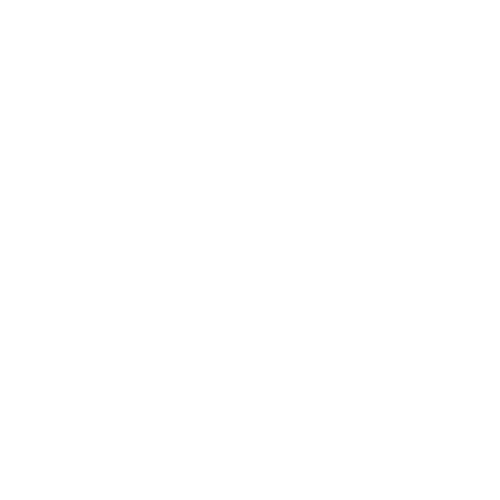
Frame 1 (no input)
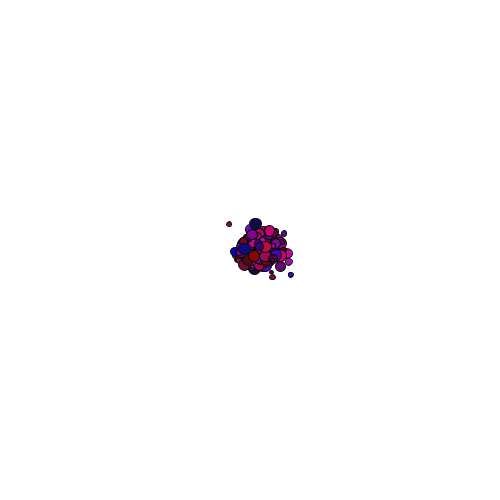
Frame 60 (the mouse pressed at the canvas centre just before this capture)
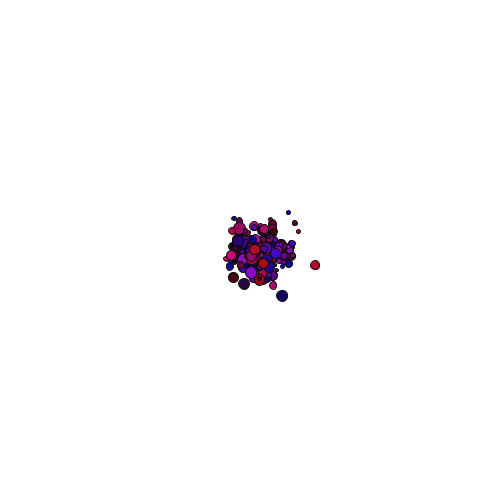
Frame 120 (the mouse held since frame 60 and released just before this capture)

The Processing sketch that drew these frames (run headless with seeded random() and noise(); from frame 60 on, the mouse is pressed at the canvas centre):

// Processing sketch: processing_169230
// ── processing_169230.pde

//creating the cell class

class Cell{
  
  float xlocation;
  float ylocation;
  float dia;
  boolean isseed;
  float cellred, cellgreen, cellblue;
  float lineweight;
  
//using a constructor

  Cell(){
    
    xlocation = 10;
    xlocation = 10;
    isseed = false;
 
  }
  
  void display(){
    stroke(lineweight);
    fill(cellred,cellgreen,cellblue);
    ellipse(width/2+xlocation, height/2+ylocation, dia, dia);
  }
  void update(){
    xlocation = xlocation+random(-2.5,2.5);
    ylocation = ylocation+random(-2.5,2.5);
    cellred = random(200)+4;
    cellgreen = random(10)+4;
    cellblue = random(200)+5;
    lineweight=random(10)+5;
    dia = random(3,12)+0.05;
  }
}
    

Cell[] myCells = new Cell[200];

Cell myCell;

void setup(){
  size(500,500);
  for(int i = 0; i < myCells.length; i ++){
  myCells[i] = new Cell();
  }
}

void draw(){
  background(255);
  for(int i = 0; i < myCells.length; i++){
  myCells[i].display();
  myCells[i].update();
  }
}
